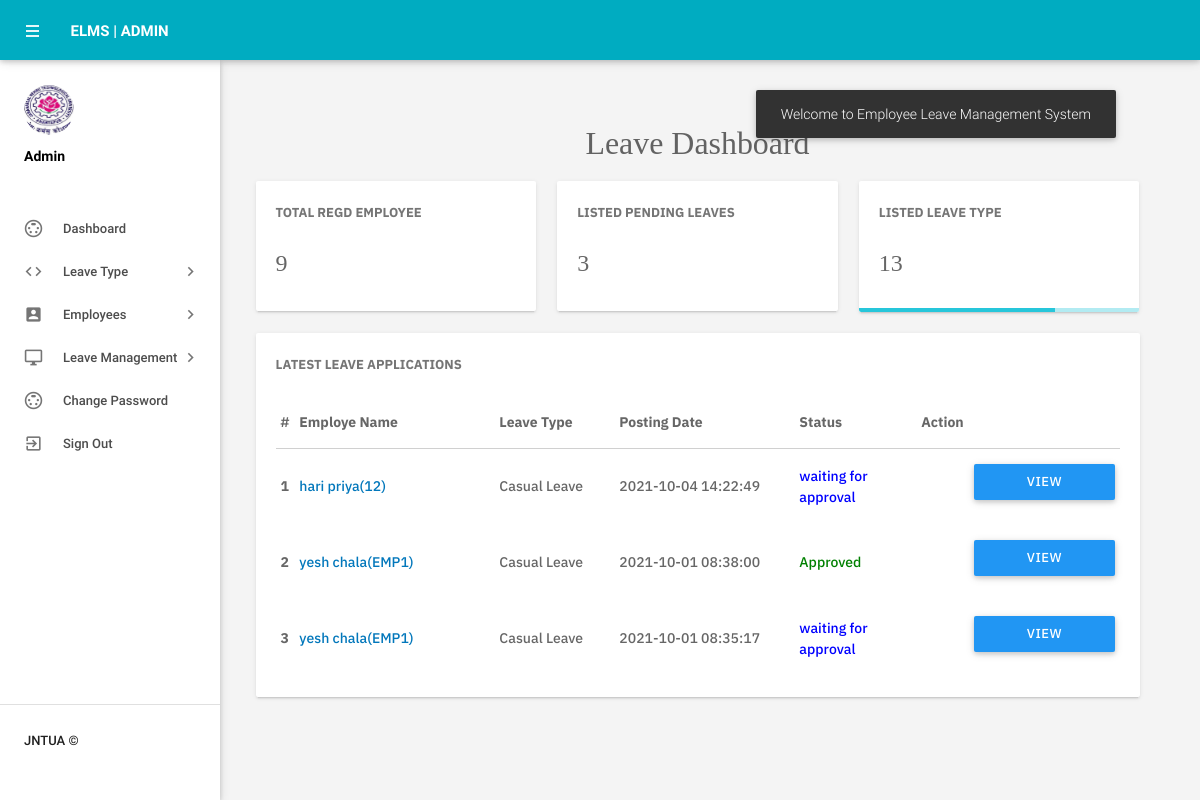
The app's page /elms/admin/dashboard.php (signed in) with its own data.
### tables this page shows
CREATE TABLE `tblleaves` (
  `id` int(11) NOT NULL,
  `LeaveType` varchar(110) DEFAULT NULL,
  `ToDate` varchar(120) DEFAULT NULL,
  `FromDate` varchar(120) DEFAULT NULL,
  `Description` mediumtext DEFAULT NULL,
  `PostingDate` timestamp NOT NULL DEFAULT current_timestamp(),
  `AdminRemark` mediumtext DEFAULT NULL,
  `AdminRemarkDate` varchar(120) DEFAULT NULL,
  `Status` int(1) DEFAULT NULL,
  `IsRead` int(1) DEFAULT NULL,
  `TotalDays` int(200) NOT NULL,
  `empid` int(11) NOT NULL
);

CREATE TABLE `tblemployees` (
  `id` int(11) NOT NULL,
  `EmpId` varchar(100) NOT NULL,
  `FirstName` varchar(150) DEFAULT NULL,
  `LastName` varchar(150) DEFAULT NULL,
  `EmailId` varchar(200) DEFAULT NULL,
  `Password` varchar(180) DEFAULT NULL,
  `Gender` varchar(100) DEFAULT NULL,
  `Dob` varchar(100) DEFAULT NULL,
  `Department` varchar(255) DEFAULT NULL,
  `Address` varchar(255) DEFAULT NULL,
  `City` varchar(200) DEFAULT NULL,
  `Country` varchar(150) DEFAULT NULL,
  `Phonenumber` char(11) DEFAULT NULL,
  `Status` int(1) DEFAULT NULL,
  `RegDate` timestamp NULL DEFAULT current_timestamp()
);

### elms/admin/dashboard.php (the view, shortened to what this page needs)
<?php
include('includes/config.php');
if(strlen($_SESSION['alogin'])==0)
    {
header('location:index.php');
}
else{
?>
<!DOCTYPE html>
<html lang="en">
<head>
    <link type="text/css" rel="stylesheet" href="../assets/plugins/materialize/css/materialize.min.css" />
    <link href="../assets/plugins/metrojs/MetroJs.min.css" rel="stylesheet">
    <link href="../assets/plugins/weather-icons-master/css/weather-icons.min.css" rel="stylesheet">
    <link href="../assets/css/alpha.min.css" rel="stylesheet" type="text/css" />
    <link href="../assets/css/custom.css" rel="stylesheet" type="text/css" />
</head>
<body>
    <?php include('includes/header.php');?>
    <?php include('includes/sidebar.php');?>
    <main class="mn-inner">
        <div class="middle-content">
            <div class="row no-m-t no-m-b fb">
                <h4>
                    <center>
                        Leave Dashboard
                    </center>
                </h4>
                <div class="col s12 m12 l4">
                    <div class="card stats-card">
                        <div class="card-content">
                            <span class="card-title fs">Total Regd Employee</span>
                            <span class="stats-counter">
                                <?php
$sql = "SELECT id from tblemployees";
$query = $dbh -> prepare($sql);
$query->execute();
$empcount=$query->rowCount();
?>
                                <span class="counter fb"><?php echo htmlentities($empcount);?></span></span>
                        </div>
                        <div id="sparkline-bar"></div>
                    </div>
                </div>
                <div class="col s12 m12 l4">
                    <div class="card stats-card">
                        <div class="card-content">
                            <span class="card-title fs">Listed Pending Leaves </span>
                            <?php
                            try{
                            $status=0;
$sql = "SELECT id from tblleaves where tblleaves.Status=:status ";
$query = $dbh -> prepare($sql);
$query->bindParam(':status',$status,PDO::PARAM_STR);
$query->execute();
$dptcount=$query->rowCount();
                            }catch(Exception $e){
                            }
?>
                            <span class="stats-counter fb"><span
                                    class="counter"><?php echo htmlentities($dptcount);?></span></span>
                        </div>
                        <div id="sparkline-line"></div>
                    </div>
                </div>
                <div class="col s12 m12 l4">
                    <div class="card stats-card">
                        <div class="card-content">
                            <span class="card-title fs">Listed leave Type</span>
                            <?php
$sql = "SELECT id from  tblleavetype";
$query = $dbh -> prepare($sql);
$query->execute();
$leavtypcount=$query->rowCount();
?>
                            <span class="stats-counter fb"><span
                                    class="counter"><?php echo htmlentities($leavtypcount);?></span></span>
                        </div>
                        <div class="progress stats-card-progress">
                            <div class="determinate" style="width: 70%"></div>
                        </div>
                    </div>
                </div>
            </div>
            <div class="row no-m-t no-m-b">
                <div class="col s12 m12 l12">
                    <div class="card invoices-card">
                        <div class="card-content">
                            <span class="card-title fs">Latest Leave Applications</span>
                            <table id="example" class="display responsive-table ">
                                <thead>
                                    <tr class="fs">
                                        <th>#</th>
                                        <th width="200">Employe Name</th>
                                        <th width="120">Leave Type</th>
                                        <th width="180">Posting Date</th>
                                        <th>Status</th>
                                        <th align="center">Action</th>
                                    </tr>
                                </thead>
                                <tbody>
                                    <?php $sql = "SELECT tblleaves.id as lid,tblemployees.FirstName,tblemployees.LastName,tblemployees.EmpId,tblemployees.id,tblleaves.LeaveType,tblleaves.PostingDate,tblleaves.Status from tblleaves join tblemployees on tblleaves.empid=tblemployees.id order by lid desc limit 6";
$query = $dbh -> prepare($sql);
$query->execute();
$results=$query->fetchAll(PDO::FETCH_OBJ);
$cnt=1;
if($query->rowCount() > 0)
{
foreach($results as $result)
{
      ?>
                                    <tr class="fs">
                                        <td> <b><?php echo htmlentities($cnt);?></b></td>
                                        <td><a href="editemployee.php?empid=<?php echo htmlentities($result->id);?>"
                                                target="_blank"><?php echo htmlentities($result->FirstName." ".$result->LastName);?>(<?php echo htmlentities($result->EmpId);?>)</a>
                                        </td>
                                        <td><?php echo htmlentities($result->LeaveType);?></td>
                                        <td><?php echo htmlentities($result->PostingDate);?></td>
                                        <td><?php $stats=$result->Status;
if($stats==1){
                                             ?>
                                            <span style="color: green">Approved</span>
                                            <?php } if($stats==2)  { ?>
                                            <?php } if($stats==0)  { ?>
                                            <span style="color: blue">waiting for approval</span>
                                            <?php } ?>
                                        </td>
                                        <td>
                                        <td><a href="leave-details.php?leaveid=<?php echo htmlentities($result->lid);?>"
                                                class="waves-effect waves-light btn blue m-b-xs"> View Details</a></td>
                                    </tr>
                                    <?php $cnt++;} }?>
                                </tbody>
                            </table>
                        </div>
                    </div>
                </div>
            </div>
        </div>
    </main>
    </div>
</body>
</html>
<?php } ?>

### elms/admin/dashboard.php (style rules this page uses)
.fb { font-family: 'Bitter', serif; }
.fs { font-family: 'IBM Plex Sans', sans-serif; }

### records on screen
tblleaves: tblemployees.FirstName+LastName "hari priya", tblemployees.EmpId "12", LeaveType "Casual Leave", PostingDate "2021-10-04 14:22:49", Status "waiting for approval"
tblleaves: tblemployees.FirstName+LastName "yesh chala", tblemployees.EmpId "EMP1", LeaveType "Casual Leave", PostingDate "2021-10-01 08:38:00", Status "Approved"
tblleaves: tblemployees.FirstName+LastName "yesh chala", tblemployees.EmpId "EMP1", LeaveType "Casual Leave", PostingDate "2021-10-01 08:35:17", Status "waiting for approval"

### other values on screen
$empcount "9"
$dptcount "3"
$leavtypcount "13"
